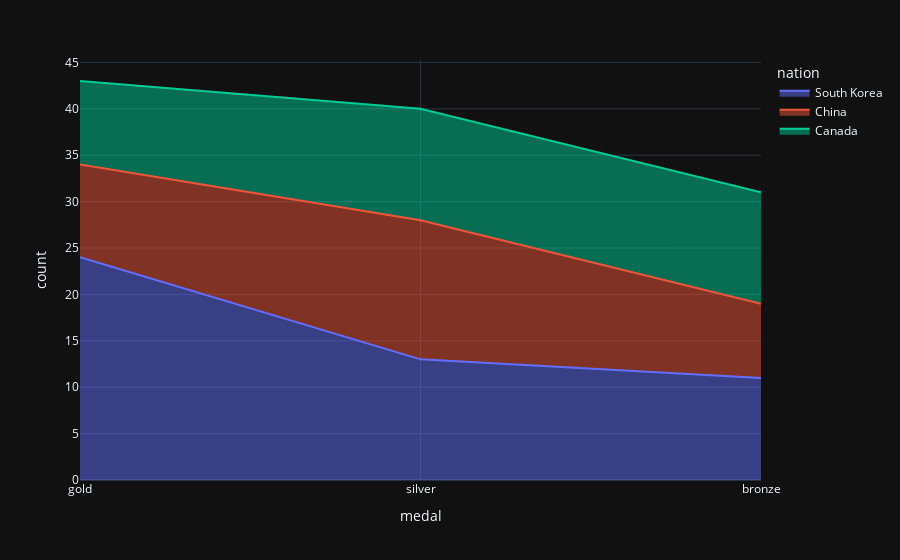

Write notebook code for a chart like this one.
### Code cell
### `px.area`
data = px.data.medals_long()
px.area(data, x="medal", y="count", color="nation")

### Figure 1 — Plotly figure (JSON) as saved in the notebook; plotly's stock layout.template omitted (floating-point values rounded to 4 significant figures)
{"data": [{"fillpattern": {"shape": ""}, "hovertemplate": "nation=South Korea<br>medal=%{x}<br>count=%{y}<extra></extra>", "legendgroup": "South Korea", "line": {"color": "#636efa"}, "marker": {"symbol": "circle"}, "mode": "lines", "name": "South Korea", "orientation": "v", "showlegend": true, "stackgroup": "1", "x": ["gold", "silver", "bronze"], "xaxis": "x", "y": [24, 13, 11], "yaxis": "y", "type": "scatter"}, {"fillpattern": {"shape": ""}, "hovertemplate": "nation=China<br>medal=%{x}<br>count=%{y}<extra></extra>", "legendgroup": "China", "line": {"color": "#EF553B"}, "marker": {"symbol": "circle"}, "mode": "lines", "name": "China", "orientation": "v", "showlegend": true, "stackgroup": "1", "x": ["gold", "silver", "bronze"], "xaxis": "x", "y": [10, 15, 8], "yaxis": "y", "type": "scatter"}, {"fillpattern": {"shape": ""}, "hovertemplate": "nation=Canada<br>medal=%{x}<br>count=%{y}<extra></extra>", "legendgroup": "Canada", "line": {"color": "#00cc96"}, "marker": {"symbol": "circle"}, "mode": "lines", "name": "Canada", "orientation": "v", "showlegend": true, "stackgroup": "1", "x": ["gold", "silver", "bronze"], "xaxis": "x", "y": [9, 12, 12], "yaxis": "y", "type": "scatter"}], "layout": {"xaxis": {"anchor": "y", "domain": [0.0, 1.0], "title": {"text": "medal"}}, "yaxis": {"anchor": "x", "domain": [0.0, 1.0], "title": {"text": "count"}}, "legend": {"title": {"text": "nation"}, "tracegroupgap": 0}, "margin": {"t": 60}}}
